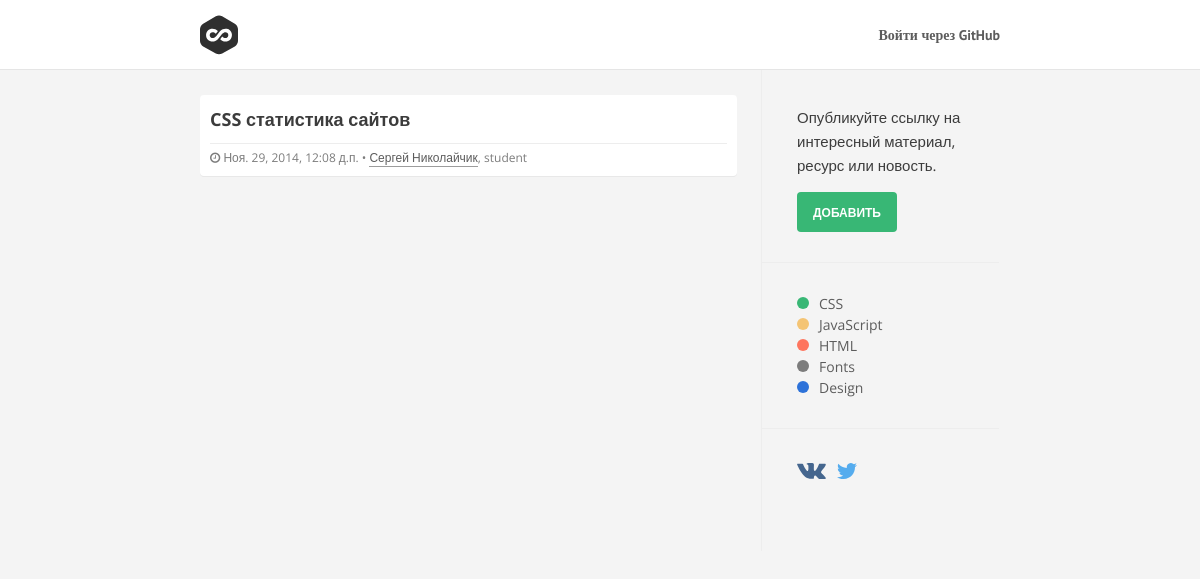
Page /view/75 on the committed database.
### link/models.py (models this page shows, shortened)
class Link(models.Model):
    class Meta():
        verbose_name = "Ссылка"
        verbose_name_plural = "Ссылки"
    link_title = models.CharField(max_length=250)
    link_slug = models.SlugField(max_length=250)
    link_url = models.URLField()
    link_category = models.ForeignKey('link.Category', default=lambda: Category.objects.get(id=1))
    link_author = models.ForeignKey(User, default=1)
    link_created = models.DateTimeField(auto_now=True)
    @permalink
    def get_redirect_url(self):
        return ('redirect_link', None, { 'id': self.id })

class Category(models.Model):
    class Meta():
        verbose_name = "Категория"
        verbose_name_plural = "Категории"
    category_title = models.CharField(max_length=250)
    category_slug = models.SlugField(unique=True)
    def __unicode__(self):
        return self.category_title
    @permalink
    def get_absolute_url(self):
        return ('view_link_category', None, { 'slug': self.category_slug })

### userprofile/models.py (models this page shows, shortened)
class UserProfile(models.Model):
    user = models.OneToOneField(User)
    post = models.CharField(max_length=250, verbose_name='Должность', blank=True)
    @permalink
    def get_absolute_url(self):
        return ('view_user', None, { 'id': self.user.id })
    class Meta:
        verbose_name = 'Профиль'
        verbose_name_plural = 'Профили'

### link/views.py (the view)
# urls.py: url(r'^view/(?P<id>[^\.]+)', 'link.views.view_link', name='view_link'),
def view_link(request, id):
	link = get_object_or_404(Link, pk=id)
	return render(request, 'view_link.html', {
		'link': link,
		'categories': Category.objects.all(),
	})

### templates/view_link.html (shortened to what this page needs)
{% extends "base.html" %}
{% block content_main %}
{% load pytils_dt %}
<div class="link">
	<div class="head">
		<h1><a href="{{link.get_redirect_url}}">{{link.link_title}}</a></h1>
		<div class="head-data">
			<time datetime="{{ link.link_created|date:'Y-m-d H:s' }}"><i class="fa fa-clock-o"></i> {{ link.link_created|distance_of_time }}</time> &bull;
			<span><a href="{{ link.link_author.userprofile.get_absolute_url }}">{{ link.link_author.first_name }} {{ link.link_author.last_name }}</a>, {{ link.link_author.userprofile.post }}</span>
		</div>
	</div>
</div>
{% endblock content_main %}

### templates/base.html (shortened to what this page needs)
<!DOCTYPE html>
<html lang="en">
<head>
	{% load staticfiles %}
	<link rel="stylesheet" href="{% static 'css/style.css' %}">
</head>
<body>
		<div id="header">
			<div class="header-wrapper clearfix">
				<a href="/" target="_self" class="logo">Lkd</a>
				<ul class="account">
				{% if user.is_authenticated %}
					<li><a href="">Аккаунт <sup>{{ user.username }}</sup></a></li>
					<li><a href="{% url 'logout' %}" class="btn btn-green">Выйти</a></li>
				{% else %}
					<li><a href="{% url 'socialauth_begin' 'github' %}">Войти через GitHub</a></li>
				{% endif %}
				</ul>
			</div>
		</div>
		<div class="container">
			<div class="content-main">
			{% block content_main %}
			{% endblock content_main %}
			</div>
			{% block content_sidebar %}
			<div class="content-sidebar">
				{% block content_sidebar_link %}
				<div class="content-section first">
					<p>Опубликуйте ссылку на интересный материал, ресурс или новость.</p>
					<a href="{% url 'new' %}" class="btn btn-green"><span>Добавить</span></a>
				</div>
				{% endblock content_sidebar_link %}
				{% block content_sidebar_categories %}
				<div class="content-section">
					{% if categories %}
					<div class="categories-list">
					{% for category in categories %}
						<a href="{{ category.get_absolute_url }}"><i class="circle {{ category.category_slug }}"></i>{{ category }}</a>
					{% endfor %}
					</div>
					{% endif %}
				</div>
				{% endblock content_sidebar_categories %}
				{% block content_sidebar_social %}
					<div class="content-section">
						<a href="{{ SITE_VK_URL }}" class="social vk" target="_blank"></a>
						<a href="{{ SITE_TW_URL }}" class="social tw" target="_blank"></a>
					</div>
				{% endblock content_sidebar_social %}
			</div>
			{% endblock content_sidebar %}
		</div>
</body>
</html>

### static-dev/css/style.css (style rules this page uses)
html { background: #fff; color: #000; -webkit-text-size-adjust: 100%; -ms-text-size-adjust: 100%; }
html, button, input, select, textarea { font-family: sans-serif; }
body { margin: 0; }
a { background: transparent; }
h1 { font-size: 2em; margin: 0.67em 0; }
.fa { display: inline-block; font: normal normal normal 14px/1 FontAwesome; font-size: inherit; text-rendering: auto; -webkit-font-smoothing: antialiased; -moz-osx-font-smoothing: grayscale; }
.fa-clock-o:before { content: ""; }
* { -moz-box-sizing: border-box; -webkit-box-sizing: border-box; box-sizing: border-box; }
html { background: #f4f4f4; }
body { font-family: "Open Sans" ,"Helvetica Neue", Helvetica, Arial, sans-serif; padding-top: 70px; width: 100%; overflow-y: scroll; }
body a { color: #179bff; }
body p { font-size: 16px; line-height: 24px; font-weight: 400; color: #6c6c6c; }
body .container { max-width: 800px; margin: 0 auto; *zoom: 1; }
body .container:after { content: ""; display: table; clear: both; }
#header { position: fixed; top: 0; left: 0; z-index: 500; width: 100%; height: 70px; background: #fff; border-bottom: 1px solid #e5e5e5; *zoom: 1; }
#header:after { content: ""; display: table; clear: both; }
#header .header-wrapper { position: relative; margin: 0 auto; height: 100%; max-width: 800px; min-width: 800px; }
#header .logo { float: left; width: 38px; height: 70px; text-indent: -99999em; overflow: hidden; background: url("../images/logo.svg") left center/38px auto no-repeat; }
#header ul { list-style: none; margin: 0; padding: 0; }
#header ul li { display: inline; margin-left: 20px; font-size: 14px; font-family: "PT Sans"; font-weight: 600; -webkit-font-smoothing: antialiased; -moz-osx-font-smoothing: grayscale; line-height: 70px; color: #7c7c7c; -webkit-transition: color 150ms ease; -moz-transition: color 150ms ease; -o-transition: color 150ms ease; transition: color 150ms ease; }
#header ul li a { color: #5c5c5c; text-decoration: none; }
#header ul.account { position: relative; float: right; }
#header ul.account li { height: 70px; display: block; float: left; }
.btn { display: inline-block; height: 40px; padding: 0 15px; -moz-box-sizing: border-box; box-sizing: border-box; background: 0 0; border: 1px solid #bfbfbf; border-radius: 4px; font-size: 12px; line-height: 40px; font-weight: 600; text-transform: uppercase; text-decoration: none; color: #6c6c6c; margin: 0; outline: 0; cursor: pointer; }
.btn.btn-green { background: #38b775; color: #fff; border-color: transparent; }
.content-main { float: left; padding: 25px 24px 80px 0; margin: 0 -1px 0 0; width: 70.25%; max-width: 695px; border-right: 1px solid #ededed; }
.content-sidebar { width: 29.75%; padding: 35px 0 40px; overflow: hidden; border-left: 1px solid #ededed; }
.content-sidebar .content-section { padding: 30px 0 30px 35px; border-top: 1px solid #ededed; position: relative; }
.content-sidebar .content-section.first { padding-top: 0; border-top: none; }
.content-sidebar p { margin-top: 0; color: #3c3c3c; font-size: 15px; }
.categories-list a { display: block; font-size: 14px; line-height: 21px; color: #5c5c5c; text-decoration: none; }
.categories-list a i.circle { display: inline-block; width: 12px; height: 12px; border-radius: 50px; margin-right: 10px; }
.categories-list a i.circle.css { background: #38b775; }
.categories-list a i.circle.js { background: #F4C474; }
.categories-list a i.circle.html { background: #FE755E; }
.categories-list a i.circle.design { background: #2D72D9; }
.categories-list a i.circle.fonts { background: #7c7c7c; }
.social { font-size: 14px; font-weight: 600; text-decoration: none; margin: 0 0 10px 0; }
.social.vk { color: #45668e; padding: 0 0 0 33px; background: url("../images/icon-vk.svg") left center no-repeat; }
.social.tw { color: #55acee; padding: 0 0 0 33px; background: url("../images/icon-tw.svg") 7px center no-repeat; }
.link { background: #fff; border-radius: 4px; padding: 10px; box-shadow: 0 1px 0 #e8e8e8; margin: 0 0 20px; }
.link .head h1 { margin: 0; font-size: 18px; padding: 0 0 10px 0; color: #3c3c3c; border-bottom: 1px solid #EDEDED; margin-bottom: 5px; }
.link .head h1 a { color: #3c3c3c; text-decoration: none; line-height: 28px; }
.link .head .head-data { font-size: 12px; color: #7c7c7c; }
.link .head .head-data a { color: #5c5c5c; border-bottom: 1px solid #9c9c9c; text-decoration: none; }

### rows in the picture
Link: link_title "CSS статистика сайтов", link_created|distance_of_time "Ноя. 29, 2014, 12:08 д.п.", link_author.first_name "Сергей", link_author.last_name "Николайчик", link_author.userprofile.post "student"
Category: category_title "CSS"
Category: category_title "JavaScript"
Category: category_title "HTML"
Category: category_title "Fonts"
Category: category_title "Design"
